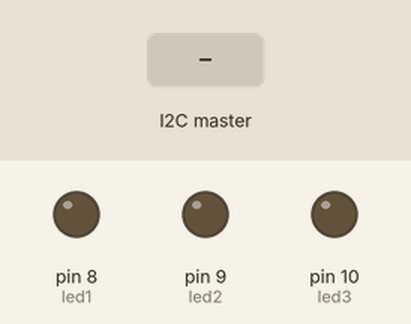
Recording of a sketch running on a simulated Arduino Uno, built with avr-gcc and run on an emulated ATmega328P. On the bench: output pins drawn as LEDs (lit = HIGH). The inputs (shaded band) are chosen by the test bench.

Above: at 1.2 s.
1.3 s: the I2C master sends the byte 1
At 1.54 s:
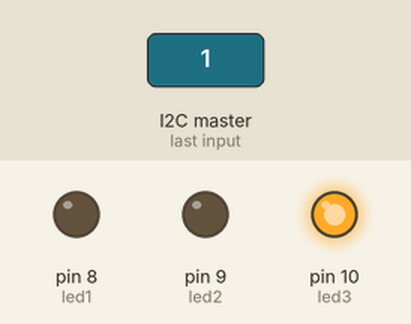
Timing chart, 0 to 4.3 s (numbered marks = the images above; inputs shaded):
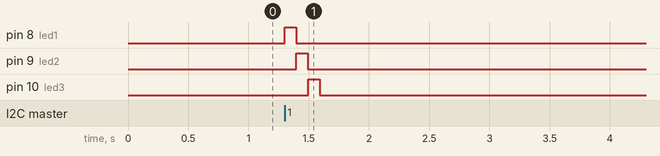

Measured:
- after the input at 1.3 s, pin 8 (led1): LOW → HIGH at once, → LOW 0.10 s later; pin 9 (led2): LOW → HIGH after 0.10 s, → LOW 0.09 s later; pin 10 (led3): LOW → HIGH after 0.20 s, → LOW 0.09 s later

The sketch:

UlcuangoPablo_DEBER_3.1_esclavo3_SE.ino
```cpp
 /*UNIVERSIDAD TÉCNICA DEL NORTE
 * FICA-CITEL
 * SISTEMAS EMBEBIDOS
 * ////////DEBER 3.1/////
 * NOMBRE: Ulcuango Pablo
 * FECHA:17-05-2021
 * DOCENTE: Ing. Pamela Godoy
 *
 * TEMA:Comunicación I2C.
 *
  */
////////////////////////ESCLAVO 3////////////////////
#include<Wire.h>          // libreria I2C
char dato;                // variable de almacenamiento de estado
const int led1=8;         //led1 en pin 8
const int led2=9;         //led2 en pin 9
const int led3=10;        //led3 en pin 10

void setup() {
  Wire.begin(6);           // ID del esclavo
  Wire.onReceive(receiveEvent);  //llamando al evento de recepción
  Serial.begin(9600);
  pinMode(led1,OUTPUT);    //pin8 como salida
  pinMode(led2,OUTPUT);    //pin9 como salida
  pinMode(led3,OUTPUT);    //pin10 como salida
}

void loop() {

}

void receiveEvent (int bytes){
  while(Wire.available()){
    dato=Wire.read();
     digitalWrite(led1, HIGH);  //envía 5v al pin8
 delay(20000);               //se detiene el microcontrolador por medio segundo
 digitalWrite(led1, LOW);  //envía 0v al pin8
 delay(500);               //se detiene el microcontrolador por medio segundo
 digitalWrite(led2, HIGH);  //envía 5v al pin9
 delay(20000);               //se detiene el microcontrolador por medio segundo
 digitalWrite(led2, LOW);  //envía 0v al pin9
 delay(500);               //se detiene el microcontrolador por medio segundo
 digitalWrite(led3, HIGH);  //envía 5v al pin10
 delay(20000);               //se detiene el microcontrolador por medio segundo
 digitalWrite(led3, LOW);  //envía 0v al pin10
 delay(500);
  }
}
```
